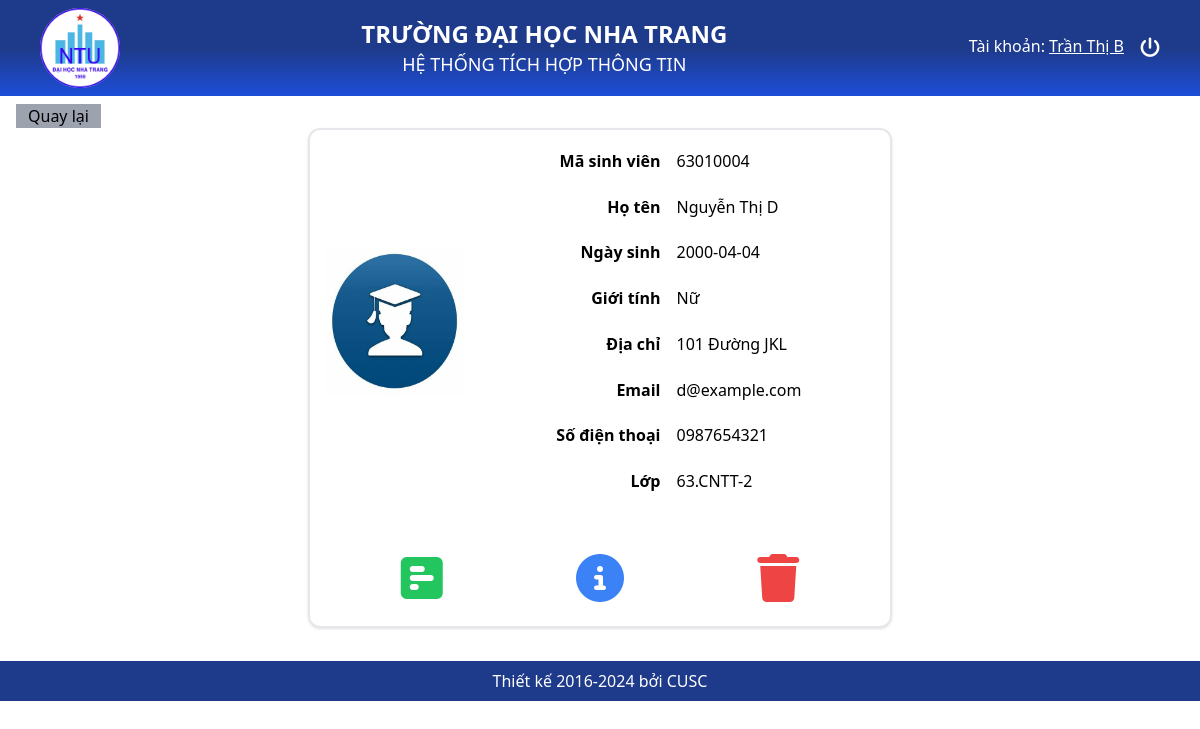
/Views/SV_ChiTiet.php?MaSV=63010004 (signed in), run on the app's committed database.
### tables this page shows
CREATE TABLE `sinhvien` (
  `MaSV` varchar(20) NOT NULL,
  `HoTen` varchar(100) NOT NULL,
  `NgaySinh` date DEFAULT NULL,
  `GioiTinh` varchar(10) NOT NULL,
  `DiaChi` varchar(200) DEFAULT NULL,
  `Email` varchar(100) DEFAULT NULL,
  `SDT` varchar(15) DEFAULT NULL,
  `AnhSV` varchar(100) NOT NULL,
  `MaLop` varchar(10) NOT NULL
);

### Controllers/SinhVienController.php (called while the page is built, shortened)
<?php
class SinhVienController
{
    protected $conn;
    public function __construct($conn)
    {
        $this->conn = $conn;
    }
    public function ChiTietSinhVien($maSV)
    {
        $sql = "SELECT * FROM sinhvien WHERE MaSV='$maSV'";
        $result =  $this->conn->query($sql);
        return $result->fetch_assoc();
    }
}
?>

### Views/SV_ChiTiet.php (the view, shortened to what this page needs)
<?php
require_once __DIR__ . '/../config/db.php';
require_once __DIR__ . '/../Controllers/SinhVienController.php';
$svController = new SinhVienController($conn);
$maSV = isset($_GET['MaSV']) ? $_GET['MaSV'] : null;
$sinhvien = $svController->ChiTietSinhVien($maSV);
?>
<?php include_once __DIR__ . "/../layout/header.php"; ?>
<body>
    <div class="mx-4 mx-2 min-h-[565px]">
        <button onclick="window.history.back()" class="px-3 bg-gray-400 mt-2">Quay lại</button>
        <div class="w-1/2 h-[500px] flex flex-col justify-between mx-auto p-4 border-2 rounded-xl shadow">
            <ul class="grid grid-cols-4 items-center">
                <li><img src="<?php echo '../asset/Images/' . $sinhvien['AnhSV']; ?>" alt="Student Image" class="h-[150px]"></li>
                <div class="col-span-3 grid grid-cols-2 gap-4 min-h-[350px] items-center">
                    <li class="font-bold text-right">Mã sinh viên</li><li class="text-left"><?php echo $sinhvien['MaSV']; ?></li>
                    <li class="font-bold text-right">Họ tên</li><li class="text-left"><?php echo $sinhvien['HoTen']; ?></li>
                    <li class="font-bold text-right">Ngày sinh</li><li class="text-left"><?php echo $sinhvien['NgaySinh']; ?></li>
                    <li class="font-bold text-right">Giới tính</li><li class="text-left"><?php echo $sinhvien['GioiTinh']; ?></li>
                    <li class="font-bold text-right">Địa chỉ</li><li class="text-left"><?php echo $sinhvien['DiaChi']; ?></li>
                    <li class="font-bold text-right">Email</li><li class="text-left"><?php echo $sinhvien['Email']; ?></li>
                    <li class="font-bold text-right">Số điện thoại</li><li class="text-left"><?php echo $sinhvien['SDT']; ?></li>
                    <li class="font-bold text-right">Lớp</li><li class="text-left"><?php echo $sinhvien['MaLop']; ?></li>
                </div>
            </ul>
            <div class="flex justify-around items-center p-2">
                <a href="SV_Diem.php?MaSV=<?php echo $sinhvien['MaSV']; ?>"  title="Điểm">
                    <i class="fa-solid fa-square-poll-horizontal text-5xl text-green-500 hover:text-green-600"></i>
                </a>
                <a href="SV_ChinhSua.php?MaSV=<?php echo $sinhvien['MaSV']; ?>" title="Chỉnh sửa">
                    <i class="fa-solid fa-circle-info text-5xl text-blue-500 hover:text-blue-600"></i>
                </a>
                <button
                    class="text-5xl text-red-500 hover:text-red-600"
                    onclick="openModal()">
                    <i class="fa-solid fa-trash"></i>
                </button>
            </div>
        </div>
    </div>
</body>
<?php include_once __DIR__ . "/../layout/footer.php"; ?>

### data on the page
sinhvien: AnhSV (picture), MaSV "63010004", HoTen "Nguyễn Thị D", NgaySinh "2000-04-04", GioiTinh "Nữ", DiaChi "101 Đường JKL", Email "d@example.com", SDT "0987654321", MaLop "63.CNTT-2"

### other printed values
$_SESSION['User']['HoTen'] "Trần Thị B"
